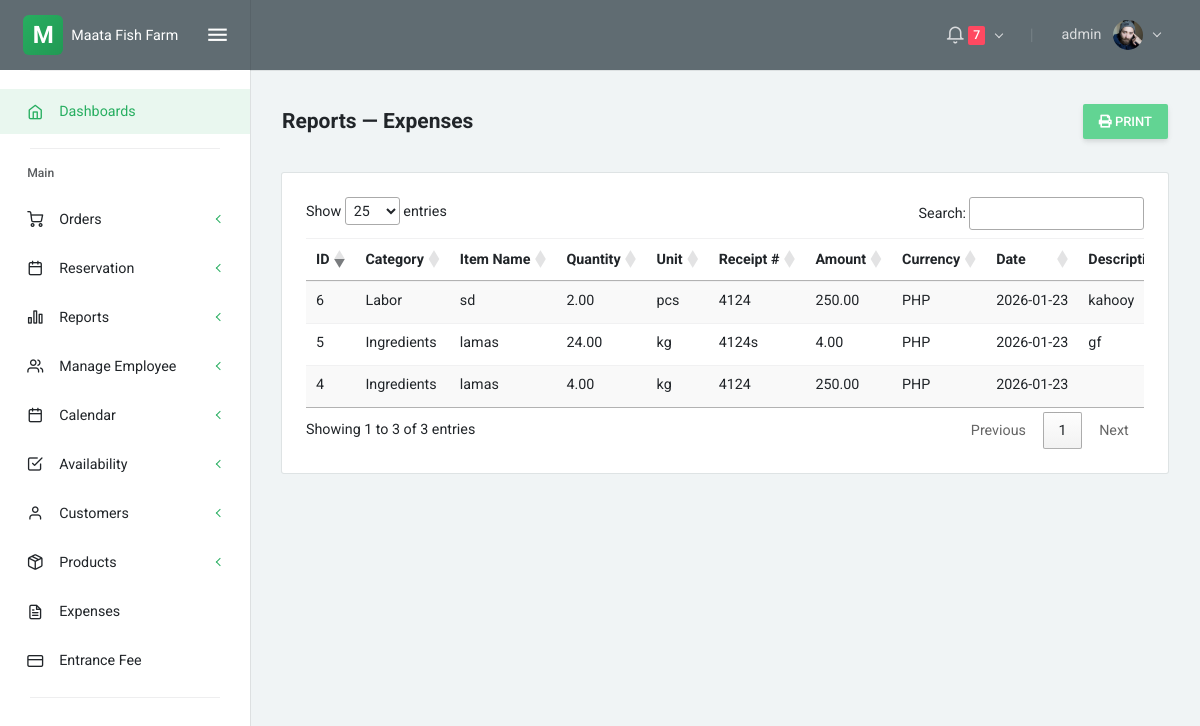
The page /reports_expenses.php (signed in) on the database its author committed.
### tables this page shows
CREATE TABLE `users` (
  `id` int(11) NOT NULL,
  `username` varchar(50) NOT NULL,
  `email` varchar(100) NOT NULL,
  `password` varchar(255) NOT NULL,
  `full_name` varchar(100) DEFAULT NULL,
  `role` enum('admin','staff','manager') DEFAULT 'staff',
  `status` enum('active','inactive') DEFAULT 'active',
  `created_at` timestamp NOT NULL DEFAULT current_timestamp(),
  `updated_at` timestamp NOT NULL DEFAULT current_timestamp() ON UPDATE current_timestamp()
);

CREATE TABLE `expenses` (
  `id` int(11) NOT NULL,
  `amount` decimal(10,2) NOT NULL COMMENT 'Amount spent',
  `currency` varchar(3) DEFAULT 'USD',
  `transaction_date` date NOT NULL,
  `description` varchar(255) DEFAULT NULL COMMENT 'Brief description of what was purchased',
  `category` varchar(50) DEFAULT NULL COMMENT 'e.g., Food, Transport, Utilities, Unknown',
  `item_name` varchar(255) NOT NULL,
  `quantity` decimal(10,2) NOT NULL,
  `unit` varchar(50) NOT NULL,
  `receipt_number` varchar(100) DEFAULT NULL,
  `subcategory` varchar(50) DEFAULT NULL COMMENT 'More specific classification',
  `payment_method` enum('Cash','Card','Digital','Other') DEFAULT 'Other',
  `vendor` varchar(100) DEFAULT NULL,
  `location` varchar(150) DEFAULT NULL,
  `status` enum('Recorded','Reviewed','Categorized','Reimbursable') DEFAULT 'Recorded',
  `receipt_available` tinyint(1) DEFAULT 0,
  `receipt_image_path` varchar(500) DEFAULT NULL,
  `notes` text DEFAULT NULL COMMENT 'Additional context or clarification needed',
  `created_at` timestamp NOT NULL DEFAULT current_timestamp(),
  `updated_at` timestamp NOT NULL DEFAULT current_timestamp() ON UPDATE current_timestamp(),
  `created_by` varchar(50) DEFAULT NULL
);

### reports_expenses.php (the view, shortened to what this page needs)
<?php include 'partials/head.php'; ?>
<?php include 'partials/sidenav.php'; ?>
<?php include 'partials/navbar.php'; ?>
<div class="layout-content">
    <div class="container-fluid flex-grow-1 container-p-y">
        <div class="d-flex justify-content-between align-items-center mb-4">
            <h4 class="font-weight-bold py-3 mb-0">Reports — Expenses</h4>
            <div>
                <button class="btn btn-success" onclick="window.print();"><i class="fas fa-print"></i> Print</button>
            </div>
        </div>
        <?php
        require __DIR__ . '/config/db.php';
        ?>
        <div class="card">
            <div class="card-body">
                <div class="table-responsive">
                    <link rel="stylesheet" href="https://cdn.datatables.net/1.13.6/css/jquery.dataTables.min.css">
                    <table id="expensesTable" class="table table-striped table-sm" style="width:100%">
                        <thead>
                            <tr>
                                <th>ID</th>
                                <th>Category</th>
                                <th>Item Name</th>
                                <th>Quantity</th>
                                <th>Unit</th>
                                <th>Receipt #</th>
                                <th>Amount</th>
                                <th>Currency</th>
                                <th>Date</th>
                                <th>Description</th>
                            </tr>
                        </thead>
                        <tbody>
                        <?php
                        $q = $conn->prepare('SELECT id, category, item_name, quantity, unit, receipt_number, amount, currency, transaction_date, description, receipt_image_path, created_by FROM expenses ORDER BY id DESC');
                        if (!$q) {
                            echo '<tr><td colspan="13" class="alert alert-danger">Query error: ' . htmlspecialchars($conn->error) . '</td></tr>';
                        } else {
                            if (!$q->execute()) {
                                echo '<tr><td colspan="13" class="alert alert-danger">Execute error: ' . htmlspecialchars($q->error) . '</td></tr>';
                            } else {
                                $res = $q->get_result();
                                if ($res && $res->num_rows > 0) {
                                    while ($r = $res->fetch_assoc()) {
                                        echo '<tr>';
                                        echo '<td>' . htmlspecialchars($r['id'] ?? '') . '</td>';
                                        echo '<td>' . htmlspecialchars(ucfirst($r['category'] ?? '')) . '</td>';
                                        echo '<td>' . htmlspecialchars($r['item_name'] ?? '') . '</td>';
                                        echo '<td>' . number_format((float)($r['quantity'] ?? 0), 2) . '</td>';
                                        echo '<td>' . htmlspecialchars($r['unit'] ?? '') . '</td>';
                                        echo '<td>' . htmlspecialchars($r['receipt_number'] ?? '-') . '</td>';
                                        echo '<td>' . number_format((float)($r['amount'] ?? 0), 2) . '</td>';
                                        echo '<td>' . htmlspecialchars($r['currency'] ?? 'PHP') . '</td>';
                                        echo '<td>' . htmlspecialchars($r['transaction_date'] ?? '') . '</td>';
                                        echo '<td>' . htmlspecialchars($r['description'] ?? '-') . '</td>';
                                        echo '</tr>';
                                    }
                                } else {
                                    echo '<tr><td colspan="13" class="text-center text-muted py-3">No expenses found</td></tr>';
                                }
                            }
                        }
                        ?>
                        </tbody>
                    </table>
                </div>
            </div>
        </div>
    </div>
</div>
<?php include 'partials/footer.php'; ?>

### partials/navbar.php (shortened to what this page needs)
<?php
require_once __DIR__ . '/../config/db.php';
$user_id = $_SESSION['user_id'] ?? null;
$nav_user = null;
if ($user_id) {
    $u_stmt = $conn->prepare('SELECT id, username, full_name FROM users WHERE id = ? LIMIT 1');
    if ($u_stmt) {
        $u_stmt->bind_param('i', $user_id);
        $u_stmt->execute();
        if (method_exists($u_stmt, 'get_result')) {
            $u_res = $u_stmt->get_result();
            $nav_user = $u_res->fetch_assoc();
        } else {
            $u_stmt->bind_result($nid, $nusername, $nfull_name);
            if ($u_stmt->fetch()) {
                $nav_user = ['id' => $nid, 'username' => $nusername, 'full_name' => $nfull_name];
            }
        }
    }
}
$pending_count = 0;
$status = 'pending';
$pc_stmt = $conn->prepare('SELECT COUNT(*) as cnt FROM reservations WHERE status = ?');
if ($pc_stmt) {
    $pc_stmt->bind_param('s', $status);
    $pc_stmt->execute();
    $pc_res = $pc_stmt->get_result();
    $pending_count = (int)($pc_res->fetch_assoc()['cnt'] ?? 0);
}
?>
<div class="layout-container">
    <nav class="layout-navbar navbar navbar-expand-lg align-items-lg-center bg-dark container-p-x" id="layout-navbar">
        <div class="navbar-collapse collapse" id="layout-navbar-collapse">
            <div class="navbar-nav align-items-lg-center ml-auto">
                <div class="demo-navbar-notifications nav-item dropdown mr-lg-3">
                    <a class="nav-link dropdown-toggle" href="javascript:void(0);" data-toggle="dropdown" aria-haspopup="true" aria-expanded="false" style="cursor: pointer; pointer-events: auto;">
                        <i class="feather icon-bell navbar-icon align-middle"></i>
                        <?php if ($pending_count > 0): ?>
                        <span class="badge badge-danger"><?php echo $pending_count; ?></span>
                        <?php endif; ?>
                    </a>
                </div>
                <div class="nav-item d-none d-lg-block text-big font-weight-light line-height-1 opacity-25 mr-3 ml-1">|</div>
                <div class="demo-navbar-user nav-item dropdown">
                    <a class="nav-link dropdown-toggle" href="javascript:void(0);" data-toggle="dropdown" aria-haspopup="true" aria-expanded="false" style="cursor: pointer; pointer-events: auto;">
                        <span class="d-inline-flex flex-lg-row-reverse align-items-center align-middle">
                            <img src="assets/img/avatars/1.png" alt class="d-block ui-w-30 rounded-circle">
                            <span class="px-1 mr-lg-2 ml-2 ml-lg-0"><?php echo htmlspecialchars(
                                ($user['full_name'] ?? $user['username'] ?? null) ?: ($nav_user['full_name'] ?? $nav_user['username'] ?? 'Admin')
                            ); ?></span>
                        </span>
                    </a>
                </div>
            </div>
        </div>
    </nav>

### assets/css/uikit.css (style rules this page uses)
.ui-w-30 { width: 30px !important; height: auto; }

### partials/head.php (style rules this page uses)
:root { --primary-color: #27ae60; --primary-dark: #229954; --primary-light: #52be80; }
a { color: #27ae60; }
.layout-navbar { position: relative; z-index: 1030 !important; overflow: visible !important; }
.layout-navbar .navbar-nav { overflow: visible !important; }
.layout-navbar .dropdown { position: relative; overflow: visible !important; }
.navbar-collapse { overflow: visible !important; }

### rows shown on the page
users: full_name "admin"
expenses: id "6", category "Labor", item_name "sd", quantity "2.00", unit "pcs", receipt_number "4124", amount "250.00", currency "PHP", transaction_date "2026-01-23", description "kahooy"
expenses: id "5", category "Ingredients", item_name "lamas", quantity "24.00", unit "kg", receipt_number "4124s", amount "4.00", currency "PHP", transaction_date "2026-01-23", description "gf"
expenses: id "4", category "Ingredients", item_name "lamas", quantity "4.00", unit "kg", receipt_number "4124", amount "250.00", currency "PHP", transaction_date "2026-01-23"

### other values the page prints
$pending_count "7"
